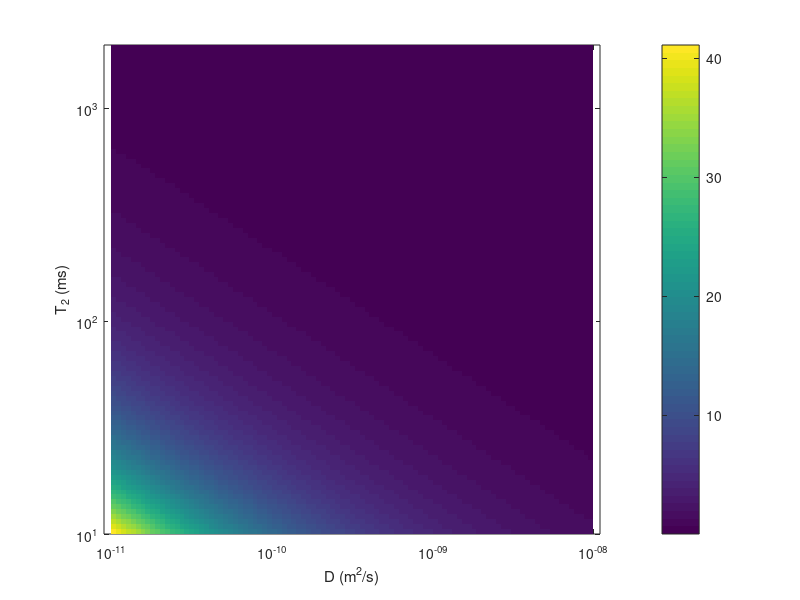

Source code (MATLAB): (Note: this script raises an error after producing the figure.)
clear;
close all;

% Parametros fijos
gamma   = 2*pi*42.58e6;
G0      = 7;
tau2    = 10e-3;
nsteps  = 50;
tau1_min = 8e-6;

% Vectores de D y T2

D_vector  = logspace(-11, -8, 100);
T2_vector = logspace(-2, log10(2000e-3), 100);

% Matriz de error porcentual
error_pct = zeros(length(T2_vector), length(D_vector));

tau1_max_vector = zeros(1, length(D_vector));

for j = 1:length(D_vector)
    D = D_vector(j);
    % tau1_max para cada D
    coefs    = [2/3, tau2, 0, -1/(gamma^2 * G0^2 * D)];
    r        = roots(coefs);
    tau1_max = max(real(r(abs(imag(r)) < 1e-15)));
    tau1_max_vector(j) = tau1_max;  % guardar
    tau1     = logspace(log10(tau1_min), log10(tau1_max), nsteps)';
    b        = gamma^2 * G0^2 * tau1.^2 .* (tau2 + (2/3)*tau1);
    
    for k = 1:length(T2_vector)
        T2   = T2_vector(k);
        S_S0 = exp(-b*D - 2*tau1/T2);
        y    = log(S_S0);
        D_fit = -(b \ y);
        error_pct(k,j) = abs(D_fit - D) / D * 100;
    end
end

% Grilla para grafico
[X, Y] = meshgrid(D_vector, T2_vector*1e3);

figure(1);
pcolor(D_vector, T2_vector*1e3, error_pct);
shading flat;  % elimina la cuadrícula
xlabel('D (m^2/s)');
ylabel('T_2 (ms)');
set(gca, 'XScale', 'log');
set(gca, 'YScale', 'log');
cb = colorbar;
cb.Label.String = '\DeltaD [%]';
cb.Label.FontSize = 12;
grid off;
axis square
colormap(turbo)


figure(2);
[C, h] = contour(D_vector, T2_vector*1e3, error_pct, [5, 5]);
% Extraer coordenadas del contorno
x_contorno = C(1, 2:end);   % valores de D
y_contorno = C(2, 2:end);   % valores de T2
semilogx(x_contorno, y_contorno, 'r-', 'LineWidth', 2);
xlabel('D [m^2/s]');
ylabel('T_2 [ms]');
title('Contorno donde error = 5%');
grid on;


figure(3);
pcolor(D_vector, T2_vector*1e3, error_pct);
shading flat;
set(gca, 'XScale', 'log');
set(gca, 'YScale', 'log');
hold on;
plot(x_contorno, y_contorno, 'r-', 'LineWidth', 3);
hold off;
xlabel('D(m^2/s)', 'FontSize', 16);
ylabel('T_2(ms)', 'FontSize', 16);
cb = colorbar;
cb.Label.String = '\DeltaD [%]';
cb.Label.FontSize = 16;
% cb.Position(1) = cb.Position(1) + 0.115;
% cb.Position(3) = cb.Position(3) * 0.6;
grid off;
axis square
colormap(turbo)
